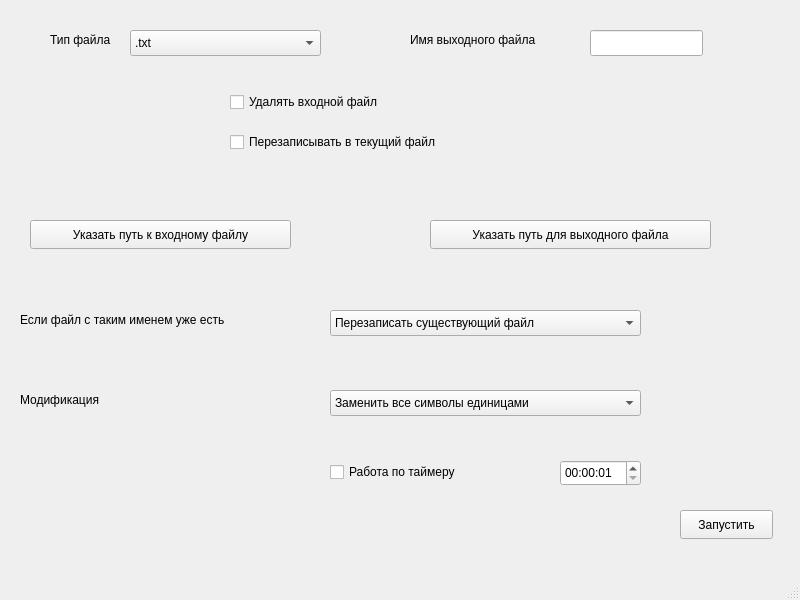
<?xml version="1.0" encoding="UTF-8"?>
<ui version="4.0">
 <class>MainWindow</class>
 <widget class="QMainWindow" name="MainWindow">
  <property name="geometry">
   <rect>
    <x>0</x>
    <y>0</y>
    <width>800</width>
    <height>600</height>
   </rect>
  </property>
  <property name="windowTitle">
   <string>MainWindow</string>
  </property>
  <widget class="QWidget" name="centralwidget">
   <widget class="QLabel" name="label">
    <property name="geometry">
     <rect>
      <x>50</x>
      <y>30</y>
      <width>121</width>
      <height>20</height>
     </rect>
    </property>
    <property name="text">
     <string>Тип файла</string>
    </property>
   </widget>
   <widget class="QComboBox" name="comboBox">
    <property name="geometry">
     <rect>
      <x>130</x>
      <y>30</y>
      <width>191</width>
      <height>26</height>
     </rect>
    </property>
    <item>
     <property name="text">
      <string>.txt</string>
     </property>
    </item>
    <item>
     <property name="text">
      <string>.doc</string>
     </property>
    </item>
   </widget>
   <widget class="QPushButton" name="pushButton">
    <property name="geometry">
     <rect>
      <x>30</x>
      <y>220</y>
      <width>261</width>
      <height>29</height>
     </rect>
    </property>
    <property name="text">
     <string>Указать путь к входному файлу</string>
    </property>
   </widget>
   <widget class="QPushButton" name="pushButton_2">
    <property name="geometry">
     <rect>
      <x>430</x>
      <y>220</y>
      <width>281</width>
      <height>29</height>
     </rect>
    </property>
    <property name="text">
     <string>Указать путь для выходного файла</string>
    </property>
   </widget>
   <widget class="QLabel" name="label_2">
    <property name="geometry">
     <rect>
      <x>20</x>
      <y>310</y>
      <width>261</width>
      <height>20</height>
     </rect>
    </property>
    <property name="text">
     <string>Если файл с таким именем уже есть</string>
    </property>
   </widget>
   <widget class="QComboBox" name="comboBox_2">
    <property name="geometry">
     <rect>
      <x>330</x>
      <y>310</y>
      <width>311</width>
      <height>26</height>
     </rect>
    </property>
    <item>
     <property name="text">
      <string>Перезаписать существующий файл</string>
     </property>
    </item>
    <item>
     <property name="text">
      <string>Создать новый с индексацией</string>
     </property>
    </item>
   </widget>
   <widget class="QLabel" name="label_3">
    <property name="geometry">
     <rect>
      <x>20</x>
      <y>390</y>
      <width>131</width>
      <height>20</height>
     </rect>
    </property>
    <property name="text">
     <string>Модификация</string>
    </property>
   </widget>
   <widget class="QComboBox" name="comboBox_3">
    <property name="geometry">
     <rect>
      <x>330</x>
      <y>390</y>
      <width>311</width>
      <height>26</height>
     </rect>
    </property>
    <item>
     <property name="text">
      <string>Заменить все символы единицами</string>
     </property>
    </item>
    <item>
     <property name="text">
      <string>XOR</string>
     </property>
    </item>
   </widget>
   <widget class="QCheckBox" name="checkBox">
    <property name="geometry">
     <rect>
      <x>230</x>
      <y>90</y>
      <width>191</width>
      <height>24</height>
     </rect>
    </property>
    <property name="text">
     <string>Удалять входной файл</string>
    </property>
   </widget>
   <widget class="QCheckBox" name="checkBox_2">
    <property name="geometry">
     <rect>
      <x>230</x>
      <y>130</y>
      <width>281</width>
      <height>24</height>
     </rect>
    </property>
    <property name="text">
     <string>Перезаписывать в текущий файл</string>
    </property>
   </widget>
   <widget class="QPushButton" name="pushButton_3">
    <property name="geometry">
     <rect>
      <x>680</x>
      <y>510</y>
      <width>93</width>
      <height>29</height>
     </rect>
    </property>
    <property name="text">
     <string>Запустить</string>
    </property>
   </widget>
   <widget class="QLabel" name="label_4">
    <property name="geometry">
     <rect>
      <x>410</x>
      <y>30</y>
      <width>171</width>
      <height>20</height>
     </rect>
    </property>
    <property name="text">
     <string>Имя выходного файла</string>
    </property>
   </widget>
   <widget class="QLineEdit" name="nameEdit">
    <property name="geometry">
     <rect>
      <x>590</x>
      <y>30</y>
      <width>113</width>
      <height>26</height>
     </rect>
    </property>
   </widget>
   <widget class="QTimeEdit" name="timeEdit">
    <property name="geometry">
     <rect>
      <x>560</x>
      <y>460</y>
      <width>81</width>
      <height>26</height>
     </rect>
    </property>
    <property name="minimumTime">
     <time>
      <hour>0</hour>
      <minute>0</minute>
      <second>1</second>
     </time>
    </property>
    <property name="currentSection">
     <enum>QDateTimeEdit::HourSection</enum>
    </property>
    <property name="displayFormat">
     <string>hh:mm:ss</string>
    </property>
    <property name="time">
     <time>
      <hour>0</hour>
      <minute>0</minute>
      <second>1</second>
     </time>
    </property>
   </widget>
   <widget class="QCheckBox" name="checkBox_3">
    <property name="geometry">
     <rect>
      <x>330</x>
      <y>460</y>
      <width>191</width>
      <height>24</height>
     </rect>
    </property>
    <property name="text">
     <string>Работа по таймеру</string>
    </property>
   </widget>
  </widget>
  <widget class="QMenuBar" name="menubar">
   <property name="geometry">
    <rect>
     <x>0</x>
     <y>0</y>
     <width>800</width>
     <height>26</height>
    </rect>
   </property>
  </widget>
  <widget class="QStatusBar" name="statusbar"/>
 </widget>
 <resources/>
 <connections/>
</ui>
